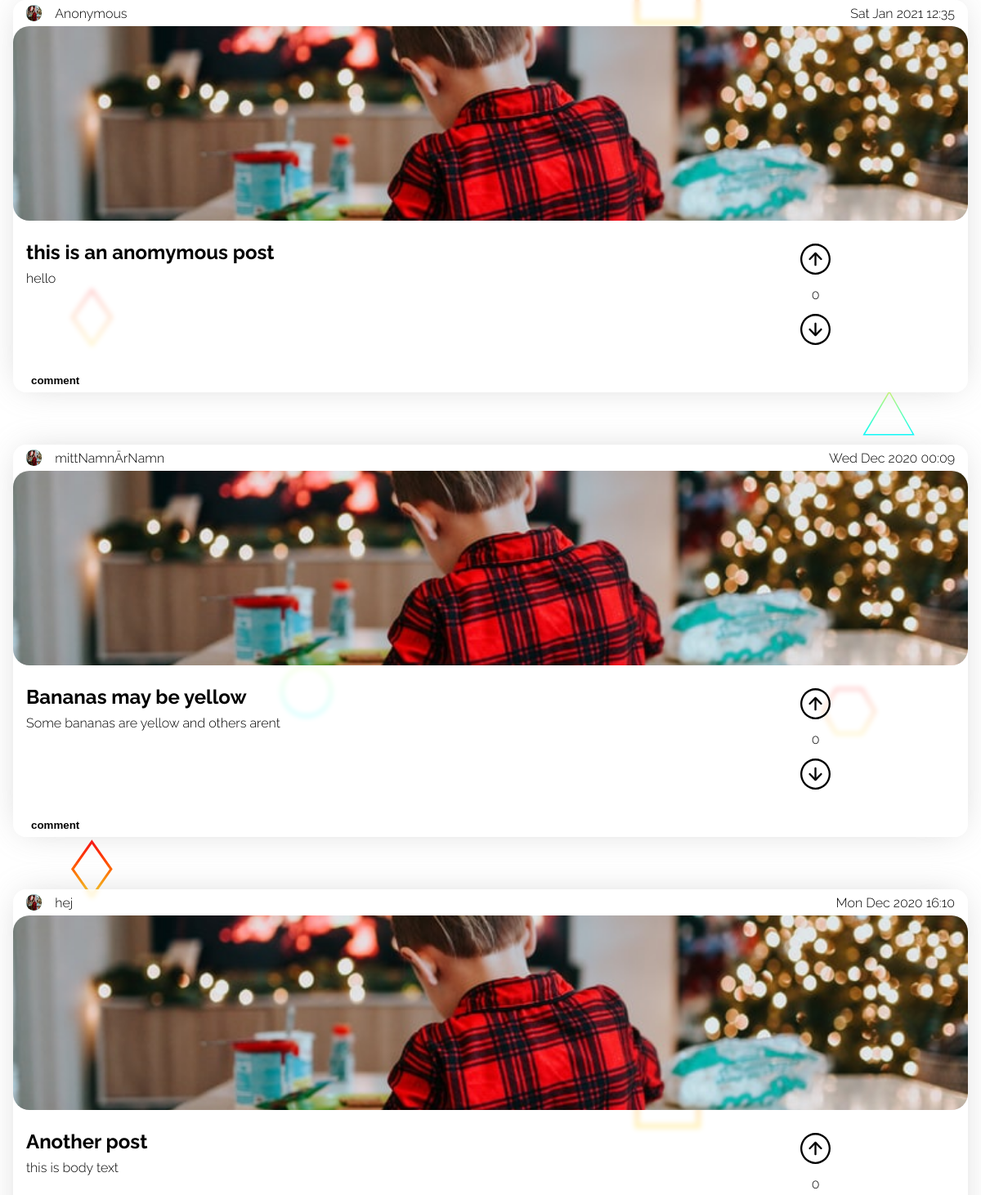
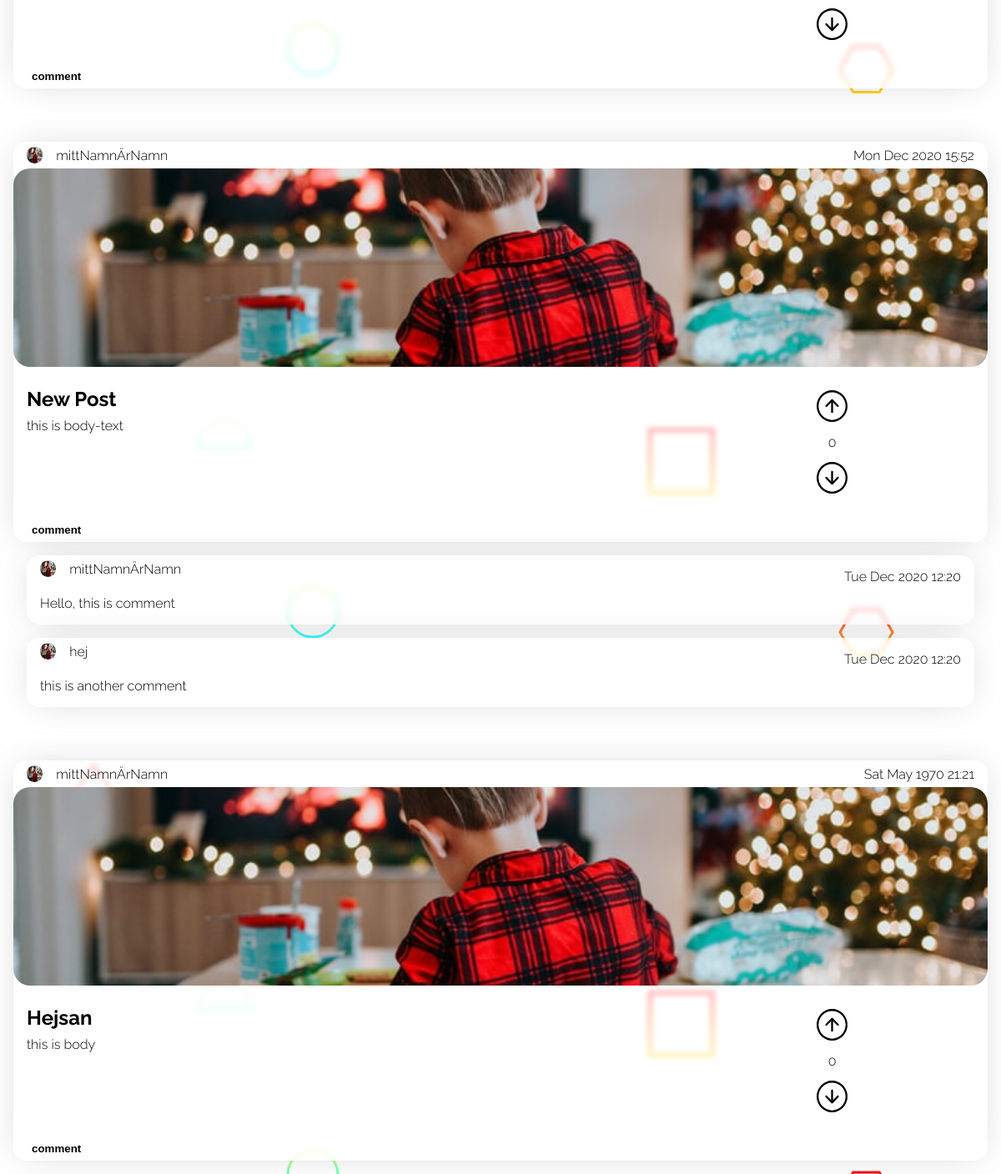
Before: /views/index.php (lower part) with the older database file (2 pictures, top to bottom).
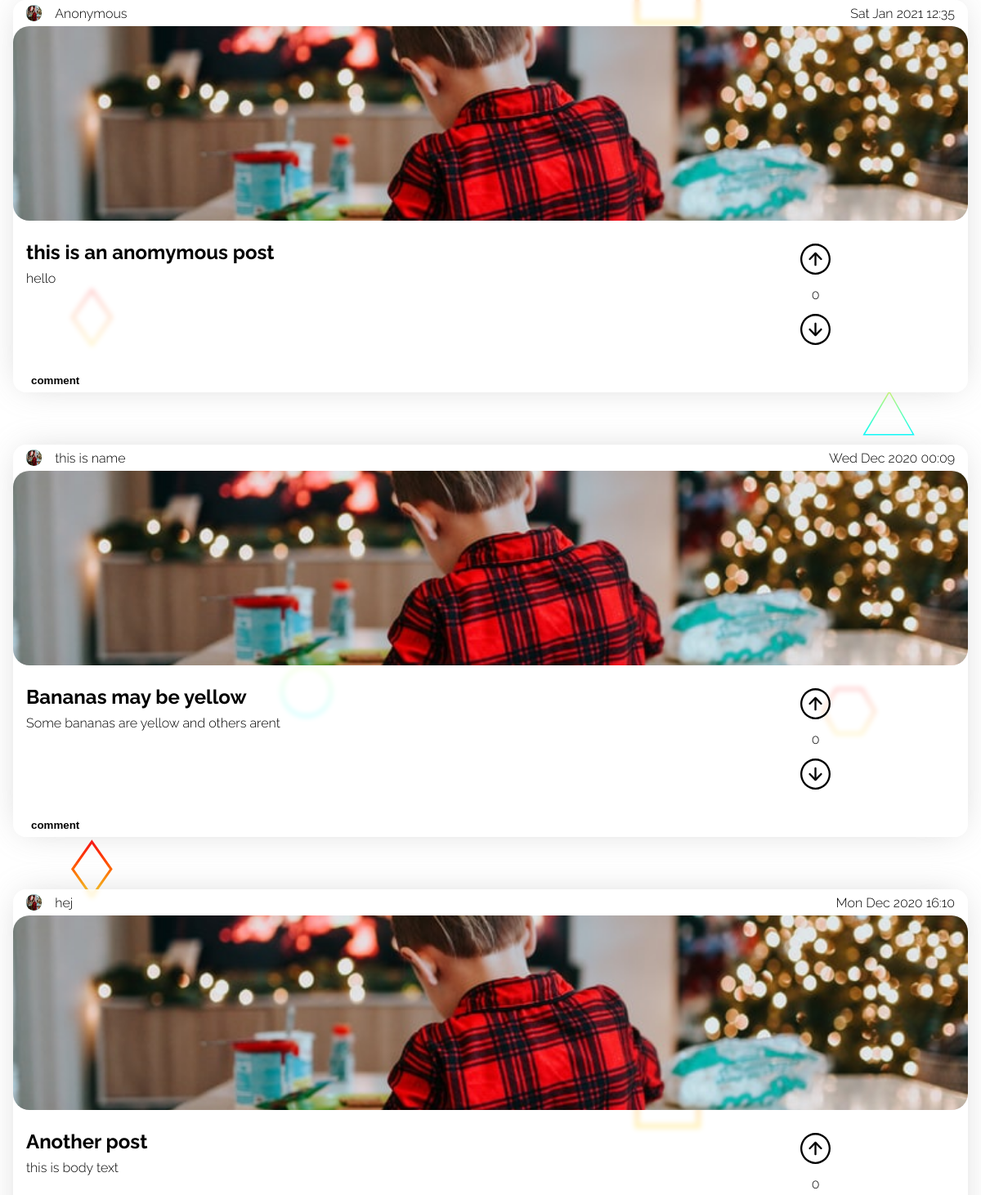
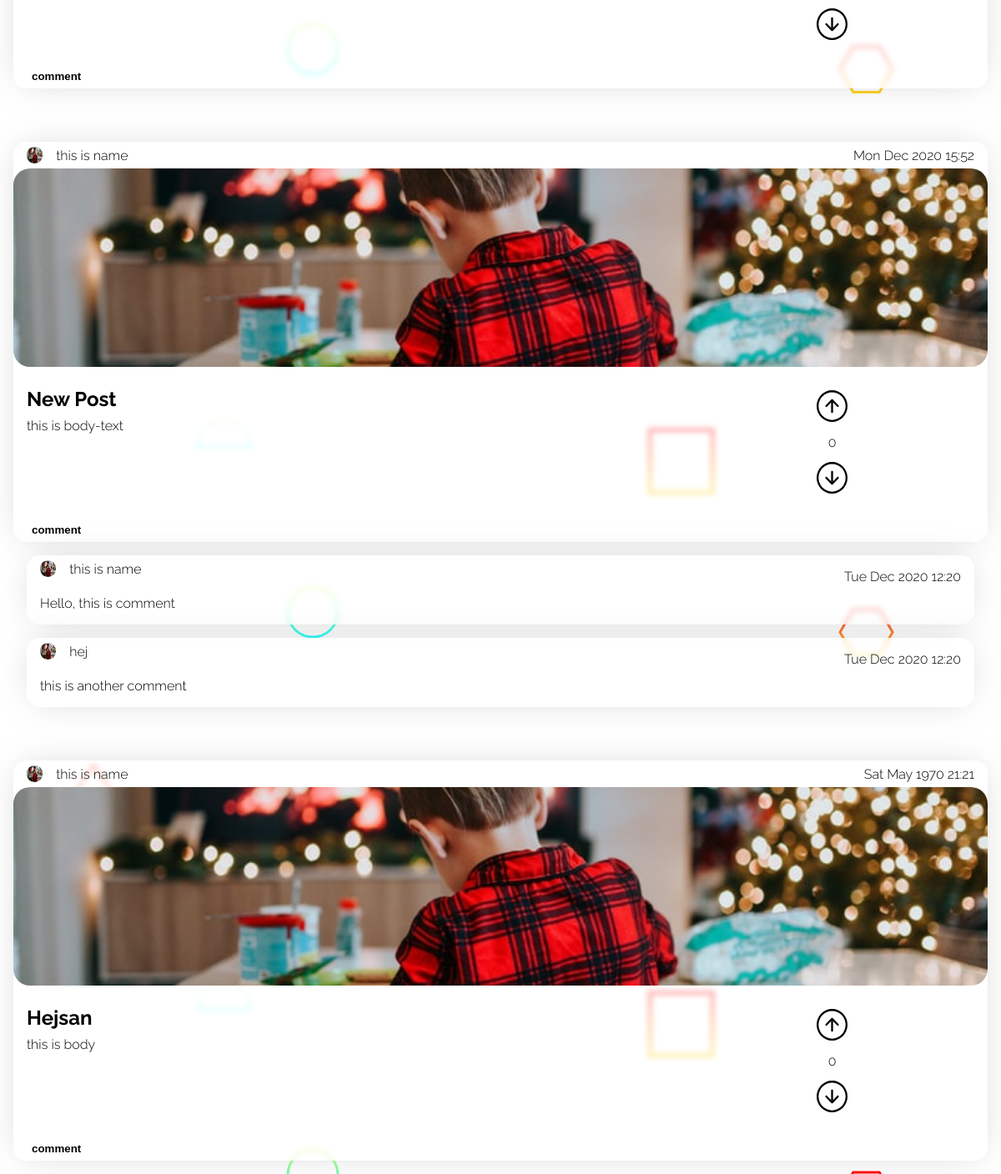
After: the same page with the newer database file (2 pictures, top to bottom).
### tables this page shows
CREATE TABLE "Posts" ("id" integer,"user_id" int,"header" varchar,"body" text,"date" int, "color" varchar, "upDown" int, PRIMARY KEY (id));

CREATE TABLE "Users" ("id" integer,"name" varchar,"email" varchar,"avatar_path" varchar,"password_hash" varchar,"bio" text, PRIMARY KEY (id));

CREATE TABLE "Comments" ("id" integer,"user_id" int,"post_id" int,"body" text, "date" int, PRIMARY KEY (id));

### views/index.php (the view, shortened to what this page needs)
<?php
require('header.php');
$db = new PDO('sqlite:../hacker_news_database.sqlite3');
$result = $db->query("SELECT * FROM Posts ORDER BY \"date\" DESC");
$posts = $result->fetchAll(PDO::FETCH_ASSOC);
?>
<body>
    <?php foreach ($posts as $post) : ?>
        <?php
        $postId = $post['id'];
        $commentResult = $db->query("SELECT * FROM Comments WHERE post_id = $postId");
        $comments = $commentResult->fetchAll(PDO::FETCH_ASSOC);
        $likesResult = $db->query("SELECT COUNT(user_id) AS 'likes' FROM Likes WHERE post_id = $postId AND up_down = 1");
        $likes = $likesResult->fetch(PDO::FETCH_ASSOC)['likes'];
        $dislikeResult = $db->query("SELECT COUNT(user_id) AS 'dislikes' FROM Likes WHERE post_id = $postId AND up_down = 0");
        $dislikes = $dislikeResult->fetch(PDO::FETCH_ASSOC)['dislikes'];
        $LikesSum = $likes - $dislikes;
        $userId = $post['user_id'];
        $result = $db->query("SELECT * FROM Users WHERE id = $userId");
        $user = $result->fetch(PDO::FETCH_ASSOC);
        if (isset($user['name'])) {
            $userName = $user['name'];
        } else {
            $userName = 'IHaveNoName';
        }
        ?>
        <div class="post id<?= $postId ?>">
            <div class="date-section">
                <div class="left">
                    <img src="/images/photo-1609050470947-f35aa6071497.jpeg" alt="">
                    <p class="name"><?= $userName ?></p>
                </div>
                <div class="right">
                    <p class="date"><?= date('D M Y H:i', $post['date']) ?></p>
                </div>
            </div>
            <div class="image-section">
                <img src="/images/photo-1609050470947-f35aa6071497.jpeg" alt="">
            </div>
            <div class="text-section">
                <div class="text-section-text">
                    <h2><?= $post['header'] ?></h2>
                    <p><?= $post['body'] ?></p>
                </div>
                <div class="text-section-vote" data-post="<?= $post['id'] ?>">
                    <div class="img-container">
                        <img class="upvote" src="/assets/up-arrow.svg" alt="">
                    </div>
                    <p><?= $LikesSum ?></p>
                    <div class="img-container">
                        <img class="downvote" src="/assets/down-arrow.svg" alt="">
                    </div>
                </div>
            </div>
            <div class="bottom-section">
                <div class="left">
                    <button>comment</button>
                </div>
            </div>
        </div>
        <?php foreach ($comments as $comment) : ?>
            <?php
            $commenter_id = $comment['user_id'];
            $result = $db->query("SELECT name FROM Users WHERE id = $commenter_id");
            $data = $result->fetch(PDO::FETCH_ASSOC);
            $commenter_name = $data['name'];
            $commenterId = $comment['user_id'];
            $result = $db->query("SELECT * FROM Users WHERE id = $commenterId");
            $commenter = $result->fetch(PDO::FETCH_ASSOC);
            if (isset($commenter['name'])) {
                $commenter_name = $commenter['name'];
            } else {
                $commenter_name = 'IHaveNoName';
            }
            ?>
            <div class="comment">
                <div class="upper">
                    <div class="left">
                        <img src="/images/photo-1609050470947-f35aa6071497.jpeg" alt="">
                        <p class="name"><?= $commenter_name ?></p>
                    </div>
                    <div class="right">
                        <p class="date"><?= date('D M Y H:i', $comment['date']) ?></p>
                    </div>
                </div>
                <div class="lower">
                    <div class="left">
                        <p class="comment-paragraph"><?= $comment['body'] ?></p>
                    </div>
                </div>
            </div>
        <?php endforeach ?>
    <?php endforeach ?>
</body>
<?php require('footer.php') ?>

### views/header.php (shortened to what this page needs)
<!DOCTYPE html>
<html lang="en">
<head>
    <link rel="stylesheet" href="/styles/posts.css">
</head>

### views/footer.php
</html>

### styles/posts.css (style rules this page uses)
body, html { margin: 0; padding: 0; width: 100vw; background: url(/images/Scattered-Forcefields.svg); background-attachment: fixed; }
:root { font-size: 16px; font-family: Raleway; --backdrop-blur: 3px; --post-background-color: rgba(255, 255, 255, 0.747); --box-shadow: 0px 0px 43px -12px rgba(184, 184, 184, 0.75); }
.post { background: var(--post-background-color); backdrop-filter: blur(var(--backdrop-blur)); height: 30rem; max-width: 100%; display: flex; flex-direction: column; border-radius: 1rem; margin: 0rem 1rem 0rem 1rem; overflow: hidden; margin-bottom: 1rem; margin-top: 1rem; box-shadow: var(--box-shadow); }
.post:not(:first-of-type) { margin-top: 4rem; }
.date-section { height: 2rem; display: flex; justify-content: space-between; }
.date-section .left { display: flex; align-items: center; justify-content: center; margin-left: 1rem; height: 2rem; position: relative; }
.date-section .right { display: flex; flex-direction: row; height: 100%; margin-right: 1rem; position: relative; }
.date-section .left img { background: mediumaquamarine; height: 1.2rem; width: 1.2rem; border-radius: 50%; margin-right: 1rem; }
.date-section .right * { display: flex; align-items: center; justify-content: center; }
.date-section .left .name { display: flex; align-items: center; justify-content: center; }
.date-section .left .name { height: 100%; margin: 0; margin-right: 1rem; }
.date-section .right .date { height: 100%; margin: 0; }
.image-section { height: 16rem; width: 100%; overflow: hidden; }
.image-section img { position: relative; border-radius: 20px; height: 100%; width: 100%; object-fit: cover; }
.text-section { height: 10rem; display: flex; padding: 1rem; }
.text-section .text-section-text { width: 70%; }
.text-section .text-section-text h2 { margin: .5rem 0rem; }
.text-section .text-section-text p { margin: .5rem 0rem; }
.text-section .text-section-vote { width: 30%; display: flex; flex-direction: column; position: relative; }
.img-container { position: relative;; width: 100%; margin: 0; flex-grow: 1; height: 40%; display: flex; justify-content: center; align-items: center; }
.text-section .text-section-vote img.upvote { height: 60%; width: auto; }
.text-section .text-section-vote p { position: relative;; width: 100%; margin: 0; flex-grow: 1; display: flex; justify-content: center; align-items: center; }
.text-section .text-section-vote img.downvote { height: 60%; width: auto; }
.bottom-section { height: 2rem; display: flex; justify-content: space-between; }
.bottom-section .left { display: flex; justify-content: center; align-items: center; margin-left: 1rem; }
.bottom-section .left button { border: none; background: none; font-weight: bold; outline: none; }
.comment { position: relative; display: flex; flex-direction: column; border-radius: 1rem; margin: 0rem 2rem 1rem 2rem; flex-grow: 1; margin-bottom: 1rem; overflow: hidden; background: var(--post-background-color); backdrop-filter: blur(var(--backdrop-blur)); box-shadow: var(--box-shadow); }
.comment .upper { height: 2rem; display: flex; justify-content: space-between; }
.comment .upper .right { margin-right: 1rem; }
.comment .upper .left { display: flex; justify-content: space-between; align-items: center; margin-left: 1rem; }
.comment .upper .left img { height: 1.2rem; width: 1.2rem; border-radius: 50%; }
.comment .upper .left .name { margin-left: 1rem; }
.comment .lower { display: flex; justify-content: space-between; }
.comment .lower .left { margin-left: 1rem; }

Changed rows visible on the page:
changed through a linked row, posts "Bananas may be yellow": user.name "mittNamnÄrNamn" → "this is name"
changed through a linked row, posts "New Post": user.name "mittNamnÄrNamn" → "this is name"
changed through a linked row, comments "Hello, this is comment": user.name "mittNamnÄrNamn" → "this is name"
changed through a linked row, posts "Hejsan": user.name "mittNamnÄrNamn" → "this is name"
